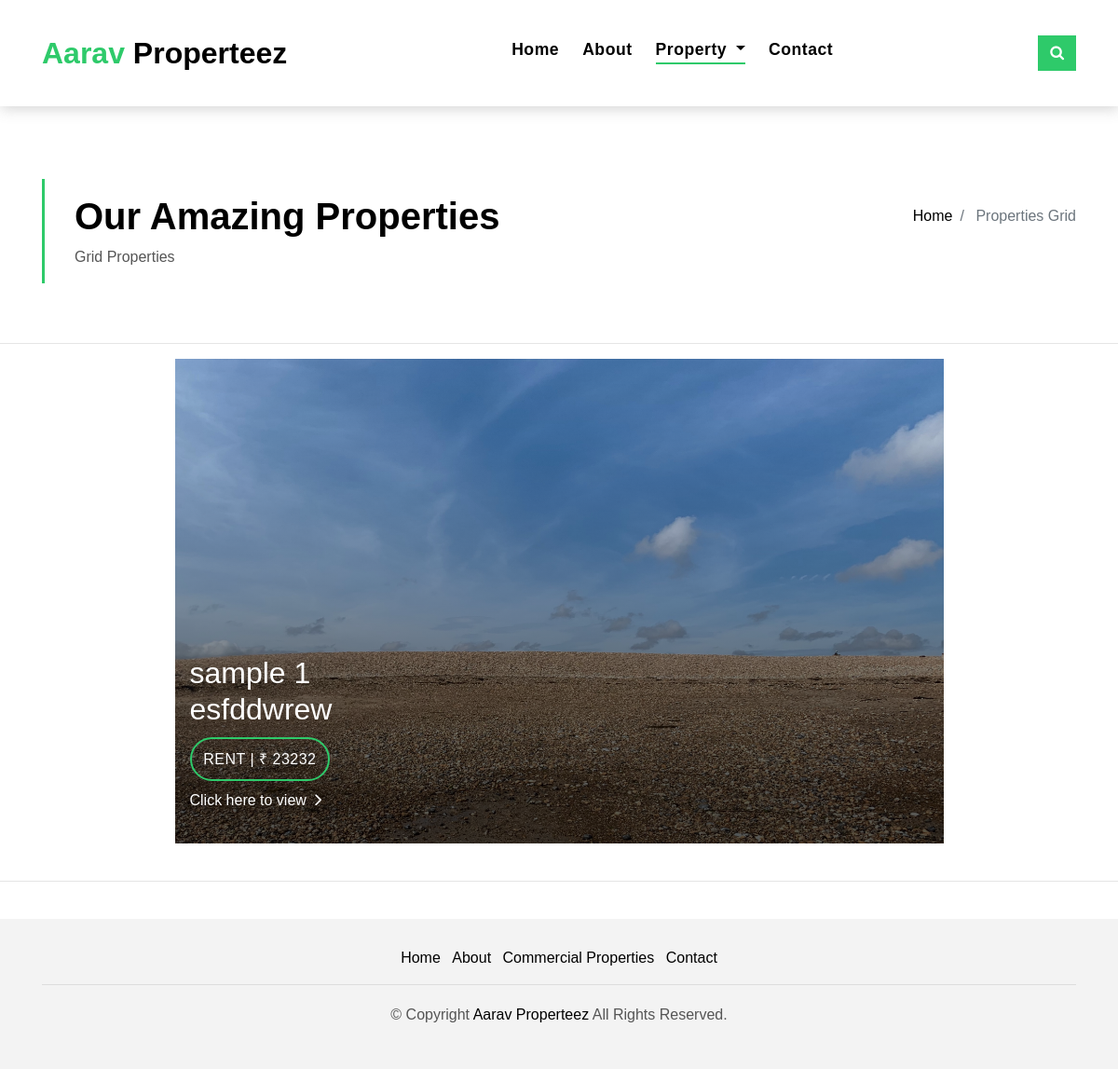
Screenshot of /commercial/ with the database file from the repository.
### app/models.py (models this page shows, shortened)
class Commercial(models.Model):
    main_image = models.ImageField(
        upload_to='images/', default='none')
    Area = models.DecimalField(max_digits=10, decimal_places=2)
    sno = models.AutoField(primary_key=True)
    title = models.CharField(max_length=100)
    content = models.TextField()
    price = models.IntegerField()
    timestamp = models.DateTimeField(default=now)
    sell_or_rent = models.CharField(max_length=20,
                                    choices=SELL_OR_RENT_COMM_CHOICES)
    location = models.CharField(max_length=150)
    property_type = models.CharField(max_length=20,
                                     choices=COMM_PROPERTY_CHOICES)
    floorplan = models.ImageField(blank=True)
    construction_status = models.CharField(max_length=20,
                                           choices=COMM_STATUS_CHOICES)
    amenities = MultiSelectField(choices=MY_COMM_CHOICES)
    slug = models.SlugField(unique=True)

### app/views.py (the view)
# urls.py: path('commercial/', views.commercial_view, name='commercial'),
def commercial_view(request):
    allProperties = Commercial.objects.all()
    context = {
        'allProperties': allProperties
    }
    return render(request, "commercial.html", context)

### templates/commercial.html (shortened to what this page needs)
{% extends 'base.html' %} {% load static %}
{% block propertyactive %} active{% endblock propertyactive %}
{% block content %}
<section class="intro-single">
  <div class="container">
    <div class="row">
      <div class="col-md-12 col-lg-8">
        <div class="title-single-box">
          <h1 class="title-single">Our Amazing Properties</h1>
          <span class="color-text-a">Grid Properties</span>
        </div>
      </div>
      <div class="col-md-12 col-lg-4">
        <nav aria-label="breadcrumb" class="breadcrumb-box d-flex justify-content-lg-end">
          <ol class="breadcrumb">
            <li class="breadcrumb-item">
              <a href="../">Home</a>
            </li>
            <li class="breadcrumb-item active" aria-current="page">
              Properties Grid
            </li>
          </ol>
        </nav>
      </div>
    </div>
  </div>
</section>
<hr>
{% for property in allProperties %}
<div class="container">
  <div class="row">
    <div class="col-md-9 mx-auto">
      <div class="card-box-a card-shadow">
        <div class="img-box-a">
          <img src="{{property.main_image.url}}" alt="" class="img-a img-fluid">
        </div>
        <div class="card-overlay">
          <div class="card-overlay-a-content">
            <div class="card-header-a">
              <h2 class="card-title-a">
                <a href="../commercial/{{ property.slug }} "></a>{{property.title}}
                <br /> {{property.location}}</a>
              </h2>
            </div>
            <div class="card-body-a">
              <div class="price-box d-flex">
                <span class="price-a">{{property.sell_or_rent}} | ₹ {{property.price}}</span>
              </div>
              <a href="../commercial/{{ property.slug }} " class="link-a">Click here to view
                <span class="ion-ios-arrow-forward"></span>
              </a>
            </div>
          </div>
        </div>
      </div>
    </div>
  </div>
</div>
<br>
<hr>
<br>
{% endfor %}
{% endblock content %}

### static/css/style.css (style rules this page uses)
body { font-family: "Poppins", sans-serif; color: #555555; }
h1, h2, h3, h4, h5, h6 { color: #000000; }
a { color: #000000; transition: all 0.5s ease; }
.link-a { color: #ffffff; text-decoration: none; }
.link-a span { font-size: 18px; vertical-align: middle; margin-left: 5px; }
.color-text-a { color: #555555; }
.intro-single { padding: 12rem 0 3rem; }
.intro-single .title-single-box { padding: 1rem 0 1rem 2rem; }
.intro-single .title-single-box { border-left: 3px solid #2eca6a; }
.intro-single .title-single-box .title-single { font-weight: 600; font-size: 2.2rem; }
.intro-single .breadcrumb-box { padding: 1rem 0 0 0.5rem; }
.intro-single .breadcrumb { background-color: transparent; padding-right: 0; padding-left: 0; }
.card-box-a, .card-box-b, .card-box-d { position: relative; overflow: hidden; -webkit-backface-visibility: hidden; backface-visibility: hidden; }
.card-box-a .img-a, .card-box-a .img-b, .card-box-b .img-a, .card-box-b .img-b { transition: 0.8s all ease-in-out; }
.card-overlay { position: absolute; width: 100%; height: 100%; top: 0; left: 0; }
.card-shadow { -webkit-backface-visibility: hidden; backface-visibility: hidden; }
.card-shadow:before { content: " "; position: absolute; top: 0; left: 0; width: 100%; height: 100%; z-index: 1; background: linear-gradient( to bottom, rgba(0, 0, 0, 0) 0%, rgba(0, 0, 0, 0.2) 27%, rgba(0, 0, 0, 0.65) 90% ); }
.card-overlay-a-content { transition: all 0.5s ease-in; position: absolute; width: 100%; bottom: 0px; z-index: 2; }
.card-header-a { padding: 0 1rem; }
.card-header-a .card-title-a { color: #ffffff; margin-bottom: 0; padding-bottom: 0.7rem; }
.card-body-a { z-index: 2; transition: all 0.5s ease-in; padding: 0rem 1rem 2rem 1rem; }
.card-body-a .price-box { padding-bottom: 0.5rem; }
.price-a { color: #ffffff; padding: 0.6rem 0.8rem; border: 2px solid #2eca6a; border-radius: 50px; text-transform: uppercase; letter-spacing: 0.03em; }
@media (min-width: 768px) { .link-a { font-size: 0.9rem; } }
@media (min-width: 768px) { .link-a span { font-size: 1.5rem; } }
@media (min-width: 768px) { .intro-single .title-single-box .title-single { font-size: 2.1rem; } }
@media (min-width: 768px) { .card-box-a .price-a, .card-box-b .price-a { font-size: 0.9rem; } }
@media (min-width: 768px) { .card-overlay-a-content { bottom: -20px; } }
@media (min-width: 768px) { .card-header-a .card-title-a { font-size: 1.3rem; } }
@media (min-width: 992px) { .link-a { font-size: 1rem; } }
@media (min-width: 992px) { .link-a span { font-size: 18px; } }
@media (min-width: 992px) { .intro-single .title-single-box .title-single { font-size: 2.5rem; } }
@media (min-width: 992px) { .card-box-a .price-a, .card-box-b .price-a { font-size: 1rem; } }
@media (min-width: 992px) { .card-overlay-a-content { bottom: 0px; } }
@media (min-width: 992px) { .card-header-a .card-title-a { font-size: 2rem; } }

### rows the page displays
Commercial: main_image (picture), title "sample 1", location "esfddwrew", sell_or_rent "RENT", price "23232"
